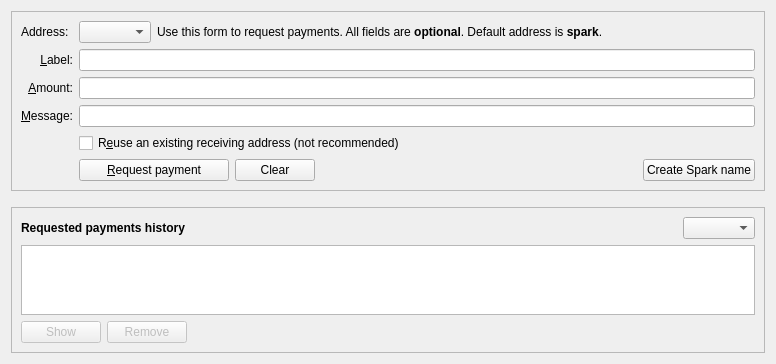
<?xml version="1.0" encoding="UTF-8"?>
<ui version="4.0">
 <class>ReceiveCoinsDialog</class>
 <widget class="QWidget" name="ReceiveCoinsDialog">
  <property name="geometry">
   <rect>
    <x>0</x>
    <y>0</y>
    <width>776</width>
    <height>364</height>
   </rect>
  </property>
  <layout class="QVBoxLayout" name="verticalLayout" stretch="0,0,1">
   <item>
    <widget class="QFrame" name="frame2">
     <property name="sizePolicy">
      <sizepolicy hsizetype="Preferred" vsizetype="Expanding">
       <horstretch>0</horstretch>
       <verstretch>0</verstretch>
      </sizepolicy>
     </property>
     <property name="frameShape">
      <enum>QFrame::StyledPanel</enum>
     </property>
     <property name="frameShadow">
      <enum>QFrame::Sunken</enum>
     </property>
     <layout class="QVBoxLayout" name="verticalLayout_3">
      <item>
       <layout class="QGridLayout" name="gridLayout">
        <item row="7" column="2">
         <widget class="QCheckBox" name="reuseAddress">
          <property name="toolTip">
           <string>Reuse one of the previously used receiving addresses. Reusing addresses has security and privacy issues. Do not use this unless re-generating a payment request made before.</string>
          </property>
          <property name="text">
           <string>R&amp;euse an existing receiving address (not recommended)</string>
          </property>
         </widget>
        </item>
        <item row="7" column="0">
         <widget class="QLabel" name="label_4">
          <property name="text">
           <string/>
          </property>
         </widget>
        </item>
        <item row="6" column="0">
         <widget class="QLabel" name="label_3">
          <property name="toolTip">
           <string>An optional message to attach to the payment request, which will be displayed when the request is opened. Note: The message will not be sent with the payment over the BZX network.</string>
          </property>
          <property name="text">
           <string>&amp;Message:</string>
          </property>
          <property name="alignment">
           <set>Qt::AlignRight|Qt::AlignTrailing|Qt::AlignVCenter</set>
          </property>
          <property name="buddy">
           <cstring>reqMessage</cstring>
          </property>
         </widget>
        </item>
        <item row="4" column="2">
         <widget class="QLineEdit" name="reqLabel">
          <property name="toolTip">
           <string>An optional label to associate with the new receiving address.</string>
          </property>
         </widget>
        </item>
        <item row="6" column="2">
         <widget class="QLineEdit" name="reqMessage">
          <property name="toolTip">
           <string>An optional message to attach to the payment request, which will be displayed when the request is opened. Note: The message will not be sent with the payment over the BZX network.</string>
          </property>
         </widget>
        </item>
        <item row="3" column="0">
          <widget class="QLabel" name="addressTypeLabel">
            <property name="toolTip">
              <string>An optional label to associate with the new receiving address.</string>
            </property>
            <property name="text">
              <string>Address:</string>
            </property>
          </widget>
        </item>
        <item row="3" column="2">
          <layout class="QHBoxLayout" name="addressTypeHorizontalLayout">
            <item>
              <widget class="QComboBox" name="addressTypeCombobox">
              </widget>
            </item>
            <item>
              <widget class="QLabel" name="label_5">
                <property name="text">
                  <string>Use this form to request payments. All fields are &lt;b&gt;optional&lt;/b&gt;. Default address is &lt;b&gt;spark&lt;/b&gt;. </string>
                </property>
              </widget>
            </item>
            <item>
              <spacer name="horizontalSpacer__">
                <property name="orientation">
                  <enum>Qt::Horizontal</enum>
                </property>
                <property name="sizeHint" stdset="0">
                  <size>
                    <width>40</width>
                    <height>20</height>
                  </size>
                </property>
              </spacer>
            </item>
          </layout>
        </item>
        <item row="4" column="0">
         <widget class="QLabel" name="label_2">
          <property name="toolTip">
           <string>An optional label to associate with the new receiving address.</string>
          </property>
          <property name="text">
           <string>&amp;Label:</string>
          </property>
          <property name="alignment">
           <set>Qt::AlignRight|Qt::AlignTrailing|Qt::AlignVCenter</set>
          </property>
          <property name="buddy">
           <cstring>reqLabel</cstring>
          </property>
         </widget>
        </item>
        <item row="5" column="0">
         <widget class="QLabel" name="label">
          <property name="toolTip">
           <string>An optional amount to request. Leave this empty or zero to not request a specific amount.</string>
          </property>
          <property name="text">
           <string>&amp;Amount:</string>
          </property>
          <property name="alignment">
           <set>Qt::AlignRight|Qt::AlignTrailing|Qt::AlignVCenter</set>
          </property>
          <property name="buddy">
           <cstring>reqAmount</cstring>
          </property>
         </widget>
        </item>
        <item row="5" column="2">
         <widget class="BitcoinAmountField" name="reqAmount">
          <property name="minimumSize">
           <size>
            <width>80</width>
            <height>0</height>
           </size>
          </property>
          <property name="toolTip">
           <string>An optional amount to request. Leave this empty or zero to not request a specific amount.</string>
          </property>
         </widget>
        </item>
        <item row="8" column="2">
         <layout class="QHBoxLayout" name="horizontalLayout">
          <item>
           <widget class="QPushButton" name="receiveButton">
            <property name="minimumSize">
             <size>
              <width>150</width>
              <height>0</height>
             </size>
            </property>
            <property name="text">
             <string>&amp;Request payment</string>
            </property>
           </widget>
          </item>
          <item>
           <widget class="QPushButton" name="clearButton">
            <property name="sizePolicy">
             <sizepolicy hsizetype="Minimum" vsizetype="Fixed">
              <horstretch>0</horstretch>
              <verstretch>0</verstretch>
             </sizepolicy>
            </property>
            <property name="toolTip">
             <string>Clear all fields of the form.</string>
            </property>
            <property name="text">
             <string>Clear</string>
            </property>
            <property name="autoDefault">
             <bool>false</bool>
            </property>
           </widget>
          </item>
          <item>
           <spacer name="horizontalSpacer">
            <property name="orientation">
             <enum>Qt::Horizontal</enum>
            </property>
            <property name="sizeHint" stdset="0">
             <size>
              <width>40</width>
              <height>20</height>
             </size>
            </property>
           </spacer>
          </item>
          <item>
           <widget class="QPushButton" name="createSparkNameButton">
            <property name="sizePolicy">
             <sizepolicy hsizetype="Minimum" vsizetype="Fixed">
              <horstretch>0</horstretch>
              <verstretch>0</verstretch>
             </sizepolicy>
            </property>
            <property name="toolTip">
             <string>Create new spark name.</string>
            </property>
            <property name="text">
             <string>Create Spark name</string>
            </property>
            <property name="autoDefault">
             <bool>false</bool>
            </property>
           </widget>
          </item>
         </layout>
        </item>
        <item row="8" column="0">
         <widget class="QLabel" name="label_7">
          <property name="text">
           <string/>
          </property>
         </widget>
        </item>
       </layout>
      </item>
     </layout>
    </widget>
   </item>
   <item>
    <spacer name="verticalSpacer_2">
     <property name="orientation">
      <enum>Qt::Vertical</enum>
     </property>
     <property name="sizeHint" stdset="0">
      <size>
       <width>20</width>
       <height>10</height>
      </size>
     </property>
    </spacer>
   </item>
   <item>
    <widget class="QFrame" name="frame">
     <property name="sizePolicy">
      <sizepolicy hsizetype="Preferred" vsizetype="Expanding">
       <horstretch>0</horstretch>
       <verstretch>0</verstretch>
      </sizepolicy>
     </property>
     <property name="frameShape">
      <enum>QFrame::StyledPanel</enum>
     </property>
     <property name="frameShadow">
      <enum>QFrame::Raised</enum>
     </property>
     <layout class="QVBoxLayout" name="verticalLayout_2">
      <item>
        <layout class="QHBoxLayout" name="historyHorizontalLayout">
          <item>
            <widget class="QLabel" name="label_6">
              <property name="font">
                <font>
                  <weight>75</weight>
                  <bold>true</bold>
                </font>
              </property>
              <property name="text">
                <string>Requested payments history</string>
              </property>
            </widget>
          </item>
          <item>
            <spacer name="horizontalSpacer_">
              <property name="orientation">
                <enum>Qt::Horizontal</enum>
              </property>
              <property name="sizeHint" stdset="0">
                <size>
                  <width>40</width>
                  <height>20</height>
                </size>
              </property>
            </spacer>
          </item>
          <item>
            <widget class="QComboBox" name="addressTypeHistoryCombobox">
            </widget>
          </item>
        </layout>
      </item>
      <item>
       <widget class="QTableView" name="recentRequestsView">
        <property name="contextMenuPolicy">
         <enum>Qt::CustomContextMenu</enum>
        </property>
        <property name="tabKeyNavigation">
         <bool>false</bool>
        </property>
        <property name="sortingEnabled">
         <bool>true</bool>
        </property>
       </widget>
      </item>
      <item>
       <layout class="QHBoxLayout" name="horizontalLayout_2">
        <item>
         <widget class="QPushButton" name="showRequestButton">
          <property name="enabled">
           <bool>false</bool>
          </property>
          <property name="toolTip">
           <string>Show the selected request (does the same as double clicking an entry)</string>
          </property>
          <property name="text">
           <string>Show</string>
          </property>
          <property name="autoDefault">
           <bool>false</bool>
          </property>
         </widget>
        </item>
        <item>
         <widget class="QPushButton" name="removeRequestButton">
          <property name="enabled">
           <bool>false</bool>
          </property>
          <property name="toolTip">
           <string>Remove the selected entries from the list</string>
          </property>
          <property name="text">
           <string>Remove</string>
          </property>
          <property name="autoDefault">
           <bool>false</bool>
          </property>
         </widget>
        </item>
        <item>
         <spacer name="horizontalSpacer_2">
          <property name="orientation">
           <enum>Qt::Horizontal</enum>
          </property>
          <property name="sizeHint" stdset="0">
           <size>
            <width>40</width>
            <height>20</height>
           </size>
          </property>
         </spacer>
        </item>
       </layout>
      </item>
     </layout>
    </widget>
   </item>
  </layout>
 </widget>
 <customwidgets>
  <customwidget>
   <class>BitcoinAmountField</class>
   <extends>QLineEdit</extends>
   <header>bitcoinamountfield.h</header>
   <container>1</container>
  </customwidget>
 </customwidgets>
 <tabstops>
  <tabstop>reqLabel</tabstop>
  <tabstop>reqAmount</tabstop>
  <tabstop>reqMessage</tabstop>
  <tabstop>reuseAddress</tabstop>
  <tabstop>receiveButton</tabstop>
  <tabstop>clearButton</tabstop>
  <tabstop>recentRequestsView</tabstop>
  <tabstop>showRequestButton</tabstop>
  <tabstop>removeRequestButton</tabstop>
 </tabstops>
 <resources>
  <include location="../bitcoin.qrc"/>
 </resources>
 <connections/>
</ui>
